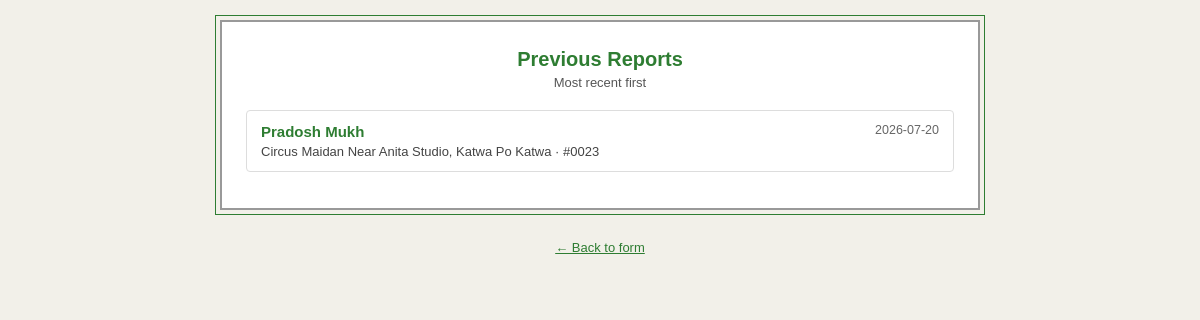
/reports_list.php (signed in), run on the app's committed database.
### tables this page shows
CREATE TABLE `inspections` (
  `id` varchar(40) NOT NULL,
  `client` varchar(255) NOT NULL,
  `inspection_date` date NOT NULL,
  `report_number` varchar(100) DEFAULT '',
  `address` varchar(500) NOT NULL,
  `iecc_year` varchar(10) DEFAULT '',
  `iecc_year2` varchar(10) DEFAULT '',
  `areas` longtext NOT NULL CHECK (json_valid(`areas`)),
  `fee` decimal(10,2) DEFAULT NULL,
  `payment_method` varchar(50) DEFAULT NULL,
  `payment_option` tinyint(4) DEFAULT NULL,
  `re_field` varchar(500) DEFAULT '',
  `pm_name` varchar(255) DEFAULT '',
  `pm_cell` varchar(50) DEFAULT '',
  `company_name` varchar(255) DEFAULT '',
  `company_contact` varchar(255) DEFAULT '',
  `signature_name` varchar(255) DEFAULT '',
  `signature_date` date DEFAULT NULL,
  `recipient_email` varchar(255) DEFAULT '',
  `saved_at` datetime NOT NULL
);

### reports_list.php (the view, shortened to what this page needs)
<?php
require_once 'config.php';
$result = mysqli_query($conn, "SELECT id, client, inspection_date, report_number, address, saved_at FROM inspections ORDER BY saved_at DESC LIMIT 200");
?>
<!DOCTYPE html>
<html lang="en">
<head>
<link rel="stylesheet" href="report.css">
</head>
<body>
<div class="rp-sheet list-sheet no-pagenum" style="border-color:#999;">
  <div class="list-title">Previous Reports</div>
  <div class="list-sub">Most recent first</div>
  <?php if (!$result || mysqli_num_rows($result) === 0): ?>
    <div class="empty">No reports have been saved yet.</div>
  <?php else: ?>
    <?php while ($row = mysqli_fetch_assoc($result)): ?>
      <a class="report-row" href="report.php?id=<?php echo urlencode($row['id']); ?>">
        <span class="report-date"><?php echo htmlspecialchars($row['inspection_date'], ENT_QUOTES, 'UTF-8'); ?></span>
        <span class="report-client"><?php echo htmlspecialchars($row['client'], ENT_QUOTES, 'UTF-8'); ?></span>
        <div class="report-addr"><?php echo htmlspecialchars($row['address'], ENT_QUOTES, 'UTF-8'); ?><?php if ($row['report_number']): ?> &middot; #<?php echo htmlspecialchars($row['report_number'], ENT_QUOTES, 'UTF-8'); ?><?php endif; ?></div>
      </a>
    <?php endwhile; ?>
  <?php endif; ?>
</div>
<div style="text-align:center;margin-top:6px;">
  <a href="index.php" style="color:#2E7D32;font-family:Arial,sans-serif;font-size:13px;">&larr; Back to form</a>
</div>
</body>
</html>

### report.css (style rules this page uses)
body { background:#F2F0E9; font-family:Arial, Helvetica, sans-serif; color:#222; margin:0; padding:20px 10px 60px; }
.rp-sheet { max-width:760px; margin:0 auto 28px; background:#fff; border:2px solid #2E7D32; outline:1px solid #2E7D32; outline-offset:4px; padding:26px 24px; box-sizing:border-box; position:relative; counter-increment:rp-page; }
.rp-sheet::after { content:counter(rp-page); position:absolute; bottom:10px; right:16px; font-family:Arial, Helvetica, sans-serif; font-size:11px; color:#999; }
.rp-sheet.no-pagenum::after { content:none; }
body { counter-reset:rp-page; }

### reports_list.php (style rules this page uses)
.list-sheet { max-width:760px; }
.list-title { font-family:Arial,sans-serif; font-size:20px; font-weight:bold; color:#2E7D32; margin:0 0 4px; text-align:center; }
.list-sub { text-align:center; font-family:Arial,sans-serif; font-size:13px; color:#555; margin:0 0 20px; }
.report-row { display:block; text-decoration:none; color:#222; border:1px solid #ddd; border-radius:4px; padding:12px 14px; margin-bottom:10px; font-family:Arial,sans-serif; }
.report-client { font-weight:bold; font-size:15px; color:#2E7D32; }
.report-date { float:right; font-size:12.5px; color:#666; }
.report-addr { font-size:13px; color:#444; margin-top:3px; clear:both; }

### data on the page
inspections: inspection_date "2026-07-20", client "Pradosh Mukh", address "Circus Maidan Near Anita Studio, Katwa Po Katwa", report_number "0023"
